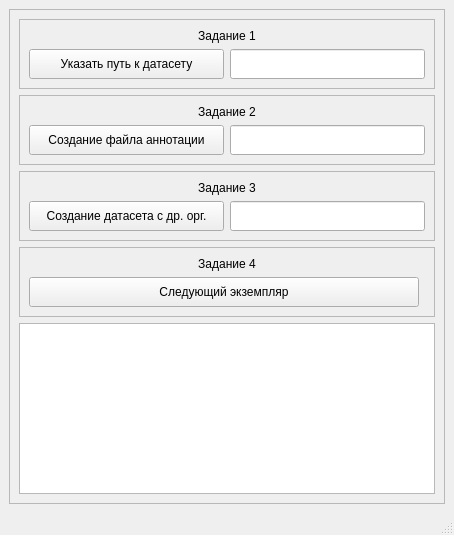
<?xml version="1.0" encoding="UTF-8"?>
<ui version="4.0">
 <class>MainWindow</class>
 <widget class="QMainWindow" name="MainWindow">
  <property name="geometry">
   <rect>
    <x>0</x>
    <y>0</y>
    <width>454</width>
    <height>535</height>
   </rect>
  </property>
  <property name="windowTitle">
   <string>MainWindow</string>
  </property>
  <widget class="QWidget" name="centralwidget">
   <layout class="QGridLayout" name="gridLayout">
    <item row="0" column="0">
     <widget class="QFrame" name="frame">
      <property name="frameShape">
       <enum>QFrame::StyledPanel</enum>
      </property>
      <property name="frameShadow">
       <enum>QFrame::Raised</enum>
      </property>
      <layout class="QGridLayout" name="gridLayout_7">
       <item row="1" column="0">
        <widget class="QFrame" name="frame_3">
         <property name="frameShape">
          <enum>QFrame::StyledPanel</enum>
         </property>
         <property name="frameShadow">
          <enum>QFrame::Raised</enum>
         </property>
         <layout class="QGridLayout" name="gridLayout_3">
          <item row="1" column="0">
           <widget class="QPushButton" name="btn_task2">
            <property name="sizePolicy">
             <sizepolicy hsizetype="MinimumExpanding" vsizetype="Fixed">
              <horstretch>0</horstretch>
              <verstretch>0</verstretch>
             </sizepolicy>
            </property>
            <property name="minimumSize">
             <size>
              <width>68</width>
              <height>30</height>
             </size>
            </property>
            <property name="text">
             <string>Создание файла аннотации</string>
            </property>
           </widget>
          </item>
          <item row="1" column="1">
           <widget class="QLineEdit" name="edt_task2">
            <property name="sizePolicy">
             <sizepolicy hsizetype="MinimumExpanding" vsizetype="Fixed">
              <horstretch>0</horstretch>
              <verstretch>0</verstretch>
             </sizepolicy>
            </property>
            <property name="minimumSize">
             <size>
              <width>0</width>
              <height>30</height>
             </size>
            </property>
           </widget>
          </item>
          <item row="0" column="0" colspan="2">
           <widget class="QLabel" name="label_2">
            <property name="text">
             <string>Задание 2</string>
            </property>
            <property name="alignment">
             <set>Qt::AlignCenter</set>
            </property>
           </widget>
          </item>
         </layout>
        </widget>
       </item>
       <item row="3" column="0">
        <widget class="QFrame" name="frame_5">
         <property name="frameShape">
          <enum>QFrame::StyledPanel</enum>
         </property>
         <property name="frameShadow">
          <enum>QFrame::Raised</enum>
         </property>
         <layout class="QGridLayout" name="gridLayout_5">
          <item row="1" column="0">
           <widget class="QPushButton" name="btn_task4">
            <property name="sizePolicy">
             <sizepolicy hsizetype="MinimumExpanding" vsizetype="Fixed">
              <horstretch>0</horstretch>
              <verstretch>0</verstretch>
             </sizepolicy>
            </property>
            <property name="minimumSize">
             <size>
              <width>68</width>
              <height>30</height>
             </size>
            </property>
            <property name="text">
             <string>Следующий экземпляр</string>
            </property>
           </widget>
          </item>
          <item row="0" column="0" colspan="2">
           <widget class="QLabel" name="label_4">
            <property name="text">
             <string>Задание 4</string>
            </property>
            <property name="alignment">
             <set>Qt::AlignCenter</set>
            </property>
           </widget>
          </item>
         </layout>
        </widget>
       </item>
       <item row="2" column="0">
        <widget class="QFrame" name="frame_4">
         <property name="frameShape">
          <enum>QFrame::StyledPanel</enum>
         </property>
         <property name="frameShadow">
          <enum>QFrame::Raised</enum>
         </property>
         <layout class="QGridLayout" name="gridLayout_4">
          <item row="1" column="0">
           <widget class="QPushButton" name="btn_task3">
            <property name="sizePolicy">
             <sizepolicy hsizetype="MinimumExpanding" vsizetype="Fixed">
              <horstretch>0</horstretch>
              <verstretch>0</verstretch>
             </sizepolicy>
            </property>
            <property name="minimumSize">
             <size>
              <width>68</width>
              <height>30</height>
             </size>
            </property>
            <property name="text">
             <string>Создание датасета с др. орг.</string>
            </property>
           </widget>
          </item>
          <item row="1" column="1">
           <widget class="QLineEdit" name="edt_task3">
            <property name="sizePolicy">
             <sizepolicy hsizetype="MinimumExpanding" vsizetype="Fixed">
              <horstretch>0</horstretch>
              <verstretch>0</verstretch>
             </sizepolicy>
            </property>
            <property name="minimumSize">
             <size>
              <width>0</width>
              <height>30</height>
             </size>
            </property>
           </widget>
          </item>
          <item row="0" column="0" colspan="2">
           <widget class="QLabel" name="label_3">
            <property name="text">
             <string>Задание 3</string>
            </property>
            <property name="alignment">
             <set>Qt::AlignCenter</set>
            </property>
           </widget>
          </item>
         </layout>
        </widget>
       </item>
       <item row="0" column="0">
        <widget class="QFrame" name="frame_2">
         <property name="frameShape">
          <enum>QFrame::StyledPanel</enum>
         </property>
         <property name="frameShadow">
          <enum>QFrame::Raised</enum>
         </property>
         <layout class="QGridLayout" name="gridLayout_2">
          <item row="1" column="0">
           <widget class="QPushButton" name="btn_task1">
            <property name="sizePolicy">
             <sizepolicy hsizetype="MinimumExpanding" vsizetype="Fixed">
              <horstretch>0</horstretch>
              <verstretch>0</verstretch>
             </sizepolicy>
            </property>
            <property name="minimumSize">
             <size>
              <width>68</width>
              <height>30</height>
             </size>
            </property>
            <property name="text">
             <string>Указать путь к датасету</string>
            </property>
           </widget>
          </item>
          <item row="1" column="1">
           <widget class="QLineEdit" name="edt_task1">
            <property name="sizePolicy">
             <sizepolicy hsizetype="MinimumExpanding" vsizetype="Fixed">
              <horstretch>0</horstretch>
              <verstretch>0</verstretch>
             </sizepolicy>
            </property>
            <property name="minimumSize">
             <size>
              <width>0</width>
              <height>30</height>
             </size>
            </property>
           </widget>
          </item>
          <item row="0" column="0" colspan="2">
           <widget class="QLabel" name="label">
            <property name="text">
             <string>Задание 1</string>
            </property>
            <property name="alignment">
             <set>Qt::AlignCenter</set>
            </property>
           </widget>
          </item>
         </layout>
        </widget>
       </item>
       <item row="4" column="0">
        <widget class="QPlainTextEdit" name="edt_review"/>
       </item>
      </layout>
     </widget>
    </item>
   </layout>
  </widget>
  <widget class="QMenuBar" name="menubar">
   <property name="geometry">
    <rect>
     <x>0</x>
     <y>0</y>
     <width>454</width>
     <height>26</height>
    </rect>
   </property>
  </widget>
  <widget class="QStatusBar" name="statusbar"/>
 </widget>
 <resources/>
 <connections/>
</ui>
